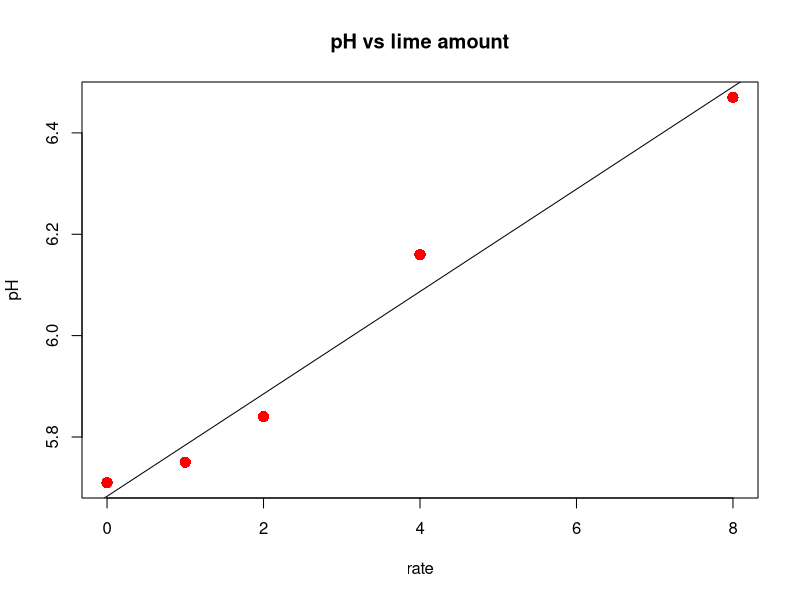
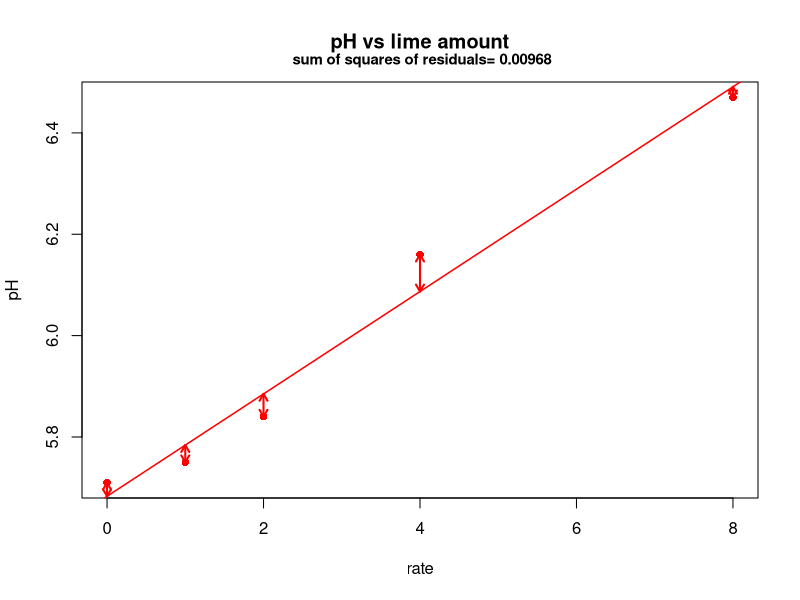

Reproduce these figures in R, in order.
# Regression coefficients: solution of normal equations for simple linear regression

limepH <- data.frame(rate=c(0,1,2,4,8),
                     pH=c(5.71,5.75,5.84,6.16,6.47))


regr.object <- lm(pH ~ rate, data=limepH)
coef(regr.object)  # least squares estimates
summary(regr.object)
anova(regr.object)

# Plot data with fitted regression line
plot(pH ~ rate, data=limepH, main="pH vs lime amount", cex=1.5, col="red", pch=16)
abline(regr.object)


# Easy vector and matrix manipulation in R:
X <- model.matrix(regr.object)  # X-matrix
y <- limepH$pH

(XtX <- t(X) %*% X)
(Xty <- t(X) %*% y)
(XtXi <- solve(t(X) %*% X))
(b <- XtXi%*%Xty)


F <- predict(regr.object)
plot(pH ~ rate, data=limepH, main="pH vs lime amount", cex=1, col="red", pch=16)
abline(regr.object, lwd=1.5, col="red")
for (i in 1:5) with (limepH, arrows(rate[i], pH[i],rate[i], F[i], length=0.08, lwd=2, code=3, col="red"))
title(paste("\n \n sum of squares of residuals=",round(sum(residuals(regr.object)^2),5)), cex.main=0.9)

options(digits=4)
confint(regr.object)
